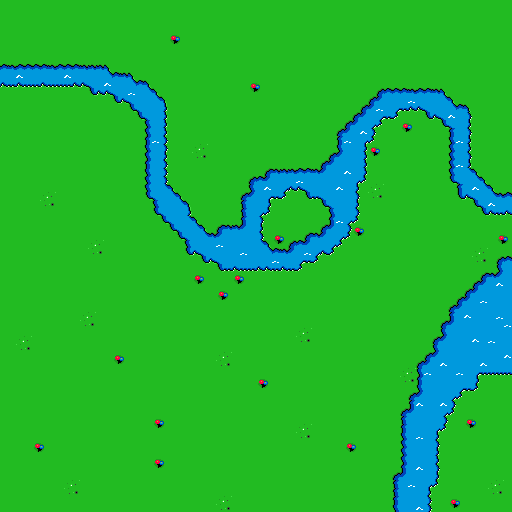

Rendered tile map (Tiled .tmx) drawn with the repository's tilesets; below, a short description and the map source with its tile grids summarised:
An orthogonal 64x64 tile map with 8x8 px tiles, 1 tile layer (Tile Layer 1).

<map version="1.0" orientation="orthogonal" renderorder="right-down" width="64" height="64" tilewidth="8" tileheight="8" nextobjectid="1">
 <tileset firstgid="1" name="testtiles" tilewidth="8" tileheight="8">
  <image source="testtiles.bmp" width="128" height="128" />
  <terraintypes>
   <terrain name="Water" tile="-1" />
   <terrain name="Dirt" tile="-1" />
   <terrain name="Grass" tile="-1" />
  </terraintypes>
  <tile id="23" terrain="2,2,2,0" />
  <tile id="24" terrain="2,2,0,0" />
  <tile id="25" terrain="2,2,0,0" />
  <tile id="26" terrain="2,2,0,2" />
  <tile id="27" terrain="0,0,0,2" />
  <tile id="28" terrain="0,0,2,0" />
  <tile id="39" terrain="2,0,2,0" />
  <tile id="40" terrain="0,0,0,0" />
  <tile id="41" terrain="0,0,0,0" />
  <tile id="42" terrain="0,2,0,2" />
  <tile id="43" terrain="0,2,0,0" />
  <tile id="44" terrain="2,0,0,0" />
  <tile id="55" terrain="2,0,2,0" />
  <tile id="56" terrain="0,0,0,0" />
  <tile id="57" terrain="0,0,0,0" />
  <tile id="58" terrain="0,2,0,2" />
  <tile id="59" terrain="2,2,2,2" />
  <tile id="71" terrain="2,0,2,2" />
  <tile id="72" terrain="0,0,2,2" />
  <tile id="73" terrain="0,0,2,2" />
  <tile id="74" terrain="0,2,2,2" />
  <tile id="87" terrain="2,2,2,1" />
  <tile id="88" terrain="2,2,1,1" />
  <tile id="89" terrain="2,2,1,1" />
  <tile id="90" terrain="2,2,1,2" />
  <tile id="91" terrain="1,1,1,2" />
  <tile id="92" terrain="1,1,2,1" />
  <tile id="103" terrain="2,1,2,1" />
  <tile id="104" terrain="1,1,1,1" />
  <tile id="105" terrain="1,1,1,1" />
  <tile id="106" terrain="1,2,1,2" />
  <tile id="107" terrain="1,2,1,1" />
  <tile id="108" terrain="2,1,1,1" />
  <tile id="119" terrain="2,1,2,1" />
  <tile id="120" terrain="1,1,1,1" />
  <tile id="121" terrain="1,1,1,1" />
  <tile id="122" terrain="1,2,1,2" />
  <tile id="135" terrain="2,1,2,2" />
  <tile id="136" terrain="1,1,2,2" />
  <tile id="137" terrain="1,1,2,2" />
  <tile id="138" terrain="1,2,2,2" />
 </tileset>
 <layer name="Tile Layer 1" width="64" height="64">
  <data>[4096 cells, 4096 non-empty, 49 distinct tile ids]</data>
 </layer>
</map>